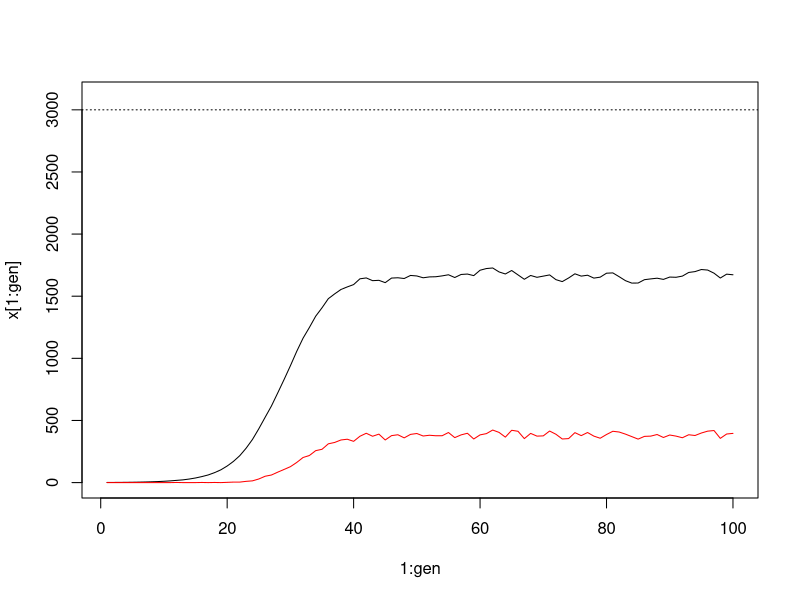
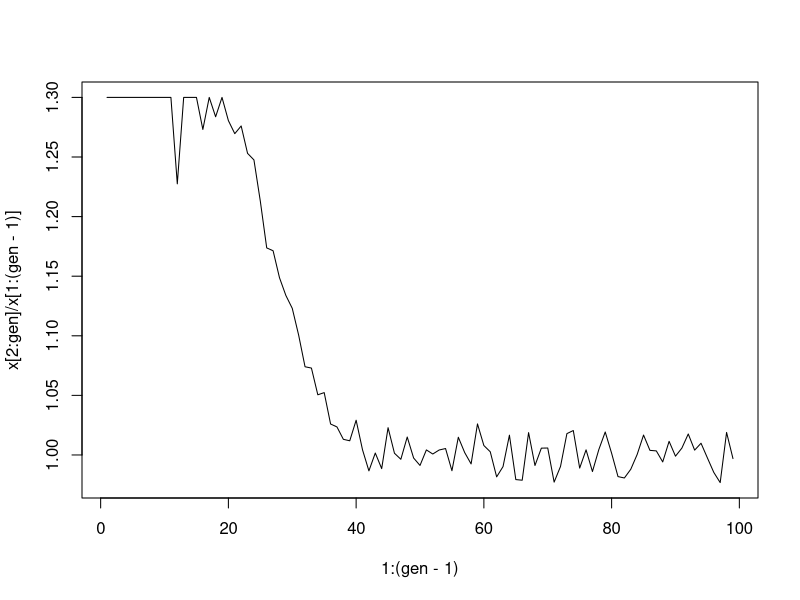
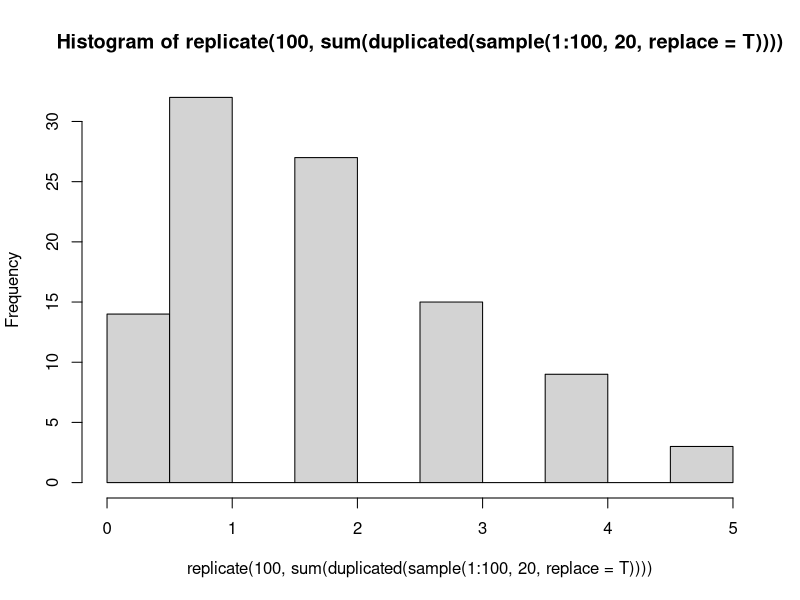
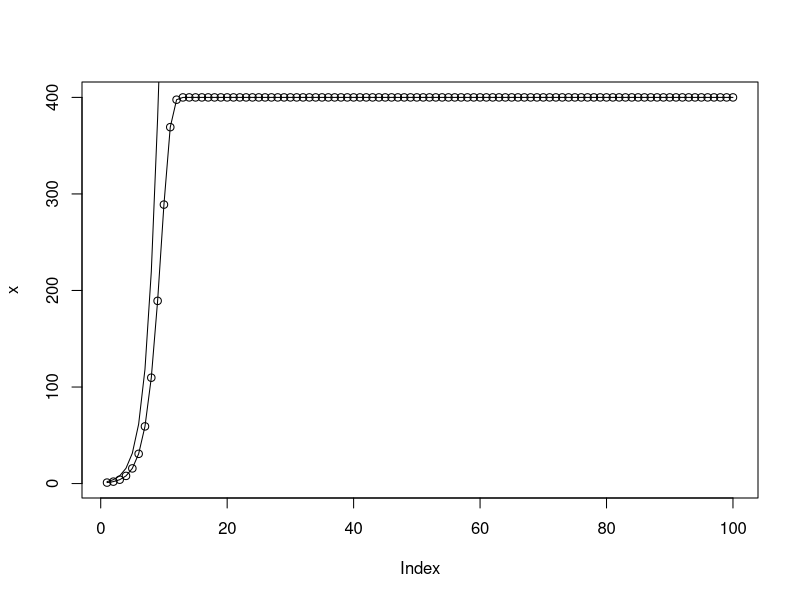

Write R code to recreate these figures, in order.
K = 3000
R = 1.3
g<-vector()
x<-vector()
x[1]<-1
gen<-100
for (i in 1:gen){ 
#g[i]<-length(unique(sample(1:K,size = x[i],replace = T)))
#x[i+1]<-(g[i])*R

g[i]<-sum(duplicated(sample(1:K,x[i],replace = T)))
x[i+1]<-(x[i]-g[i])*R

}


plot(1:gen,x[1:gen],"l",ylim=c(0,K+100))
lines(g,col="red")
abline(h=K,lty=3)

plot(1:(gen-1),x[2:gen]/x[1:(gen-1)], type = "l")

hist(replicate(100,sum(duplicated(sample(1:100,20,replace = T)))))



####
# Thus space limitation can be used to derive a
# logistic growth equation, but the so-called carrying 
# capacity, K, is less than the total number
# of available spaces, T, by a factor (b0 − d0)/b0
# K = alpha/r, r = b0-d0
# dN/dt=r-aplha*N

K<-800
R<-2.0
x<-vector()
repro<-vector()
surv<-vector()
x[1]<-1
for (i in 1:99){ 
	repro[i]<-(x[i]*R)
	surv[i]<-(1-(x[i]/K))
	
	x[i+1]<-repro[i]*surv[i]
}

for (i in 1:99){ 
	repro[i] <-x[i]*R
	surv[i] <- (x[i]*R)*(x[i]/K)
	x[i+1]<- repro[i] - surv[i]
	}

plot(x)

lines(x)
lines(repro)
diff(x)
x[2:100]/x[1:99]

repro
surv
repro*surv


### density dependence 
### mortality and/or reproductive output is proportional to density
### y = mx + b where b = maximum reproductive ouput when population is small (0) and 
### x is slope or the proportional reduction in reproductive output/survival per indiviudal 
## in the population. Could be a non-linear relationship between x and y (x^2, x^3, e^x). 
